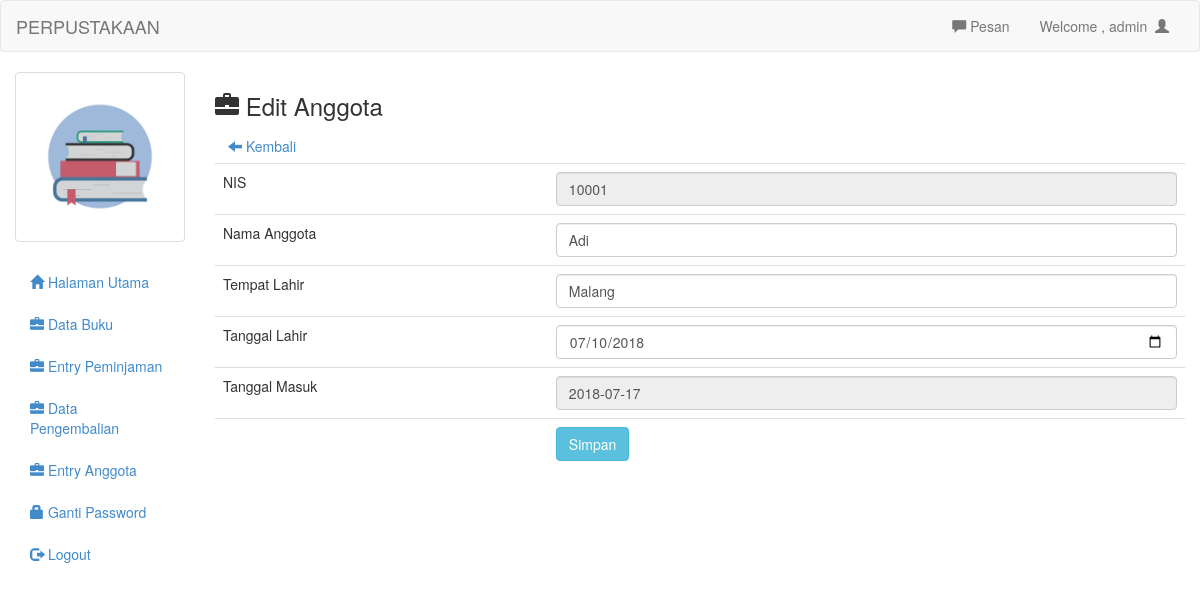
Page /admin/edit_anggota.php?nis=10001 (signed in) on the committed database.
### tables this page shows
CREATE TABLE `tb_anggota` (
  `nis` varchar(15) NOT NULL,
  `nama` varchar(50) NOT NULL,
  `tempat_lahir` varchar(20) NOT NULL,
  `tanggal_lahir` varchar(100) NOT NULL,
  `tanggal_masuk` varchar(100) NOT NULL
);

### admin/edit_anggota.php (the view, shortened to what this page needs)
<?php
include 'header.php';
?>
<h3><span class="glyphicon glyphicon-briefcase"></span>  Edit Anggota</h3>
<a class="btn" href="anggota.php"><span class="glyphicon glyphicon-arrow-left"></span>  Kembali</a>
<?php
$nis=mysql_real_escape_string($_GET['nis']);
$det=mysql_query("select * from tb_anggota where nis='$nis'")or die(mysql_error());
while($d=mysql_fetch_array($det)){
?>
	<form action="update_anggota.php" method="post">
		<table class="table">
			<tr>
				<td>NIS</td>
				<td><input type="text" class="form-control" name="nis" value="<?php echo $d['nis'] ?>" readonly></td>
			</tr>
			<tr>
				<td>Nama Anggota</td>
				<td><input type="text" class="form-control" name="nama" value="<?php echo $d['nama'] ?>"></td>
			</tr>
			<tr>
				<td>Tempat Lahir</td>
				<td><input type="text" class="form-control" name="tempat_lahir" value="<?php echo $d['tempat_lahir'] ?>"></td>
			</tr>
			<tr>
				<td>Tanggal Lahir</td>
				<td><input type="date" class="form-control" name="tanggal_lahir" value="<?php echo $d['tanggal_lahir'] ?>"></td>
			</tr>
			<tr>
				<td>Tanggal Masuk</td>
				<td><input type="text" class="form-control" name="tanggal_masuk" value="<?php echo $d['tanggal_masuk'] ?>" readonly></td>
			</tr>
				<td></td>
				<td><input type="submit" class="btn btn-info" value="Simpan"></td>
		</table>
	</form>
	<?php
}
?>
<?php include 'footer.php'; ?>

### admin/header.php (shortened to what this page needs)
<!DOCTYPE html>
<html>
<head>
	<link rel="stylesheet" type="text/css" href="../assets/css/bootstrap.css">
	<link rel="stylesheet" type="text/css" href="../assets/js/jquery-ui/jquery-ui.css">
</head>
<body>
	<div class="navbar navbar-default">
		<div class="container-fluid">
			<div class="navbar-header">
				<a href="index.php" class="navbar-brand">PERPUSTAKAAN</a>
			</div>
			<div class="collapse navbar-collapse">
				<ul class="nav navbar-nav navbar-right">
					<li><a id="pesan_sedia" href="#" data-toggle="modal" data-target="#modalpesan"><span class='glyphicon glyphicon-comment'></span> Pesan</a></li>
					<li><a class="dropdown-toggle" data-toggle="dropdown" role="button" href="#">Welcome , <?php echo $_SESSION['uname']  ?>&nbsp&nbsp<span class="glyphicon glyphicon-user"></span></a></li>
				</ul>
			</div>
		</div>
	</div>
	<div class="col-md-2">
		<div class="row">
			<?php
			$use=$_SESSION['uname'];
			$fo=mysql_query("select foto from login where uname='$use'");
			while($f=mysql_fetch_array($fo)){
				?>
				<div class="col-xs-6 col-md-12">
					<a class="thumbnail">
						<img class="img-responsive" src="foto/buku.png">
					</a>
				</div>
				<?php
			}
			?>
		</div>
		<ul class="nav nav-pills nav-stacked">
			<li><a href="index.php"><span class="glyphicon glyphicon-home"></span>  Halaman Utama</a></li>
			<li><a href="buku.php"><span class="glyphicon glyphicon-briefcase"></span>  Data Buku</a></li>
			<li><a href="peminjaman.php"><span class="glyphicon glyphicon-briefcase"></span>  Entry Peminjaman</a></li>
			<li><a href="pengembalian.php"><span class="glyphicon glyphicon-briefcase"></span>  Data Pengembalian</a></li>
			<li><a href="anggota.php"><span class="glyphicon glyphicon-briefcase"></span>  Entry Anggota</a></li>
			<li><a href="ganti_pass.php"><span class="glyphicon glyphicon-lock"></span> Ganti Password</a></li>
			<li><a href="logout.php"><span class="glyphicon glyphicon-log-out"></span>  Logout</a></li>
		</ul>
	</div>
	<div class="col-md-10">

### rows in the picture
tb_anggota: nis "10001", nama "Adi", tempat_lahir "Malang", tanggal_lahir "07/10/2018", tanggal_masuk "2018-07-17"

### other values in the picture
$_SESSION['uname'] "admin"
